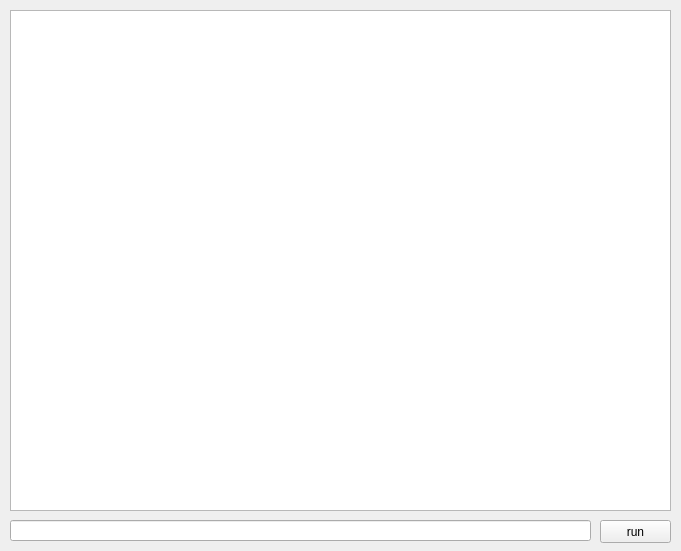
<?xml version="1.0" encoding="UTF-8"?>
<ui version="4.0">
 <class>OutPut</class>
 <widget class="QWidget" name="OutPut">
  <property name="geometry">
   <rect>
    <x>0</x>
    <y>0</y>
    <width>681</width>
    <height>551</height>
   </rect>
  </property>
  <property name="cursor">
   <cursorShape>IBeamCursor</cursorShape>
  </property>
  <property name="windowTitle">
   <string>Phsebot Console</string>
  </property>
  <property name="windowIcon">
   <iconset resource="../../image.qrc">
    <normaloff>:/q/Library/Images/creative_icon.png</normaloff>:/q/Library/Images/creative_icon.png</iconset>
  </property>
  <property name="toolTip">
   <string comment="Phsebot Conole" extracomment="Phsebot Conole"/>
  </property>
  <property name="statusTip">
   <string comment="Phsebot Conole" extracomment="Phsebot Conole"/>
  </property>
  <property name="whatsThis">
   <string comment="Phsebot Conole" extracomment="Phsebot Conole"/>
  </property>
  <property name="layoutDirection">
   <enum>Qt::LeftToRight</enum>
  </property>
  <widget class="QTextEdit" name="textEdit">
   <property name="geometry">
    <rect>
     <x>10</x>
     <y>10</y>
     <width>661</width>
     <height>501</height>
    </rect>
   </property>
  </widget>
  <widget class="QLineEdit" name="lineEdit">
   <property name="geometry">
    <rect>
     <x>10</x>
     <y>520</y>
     <width>581</width>
     <height>21</height>
    </rect>
   </property>
  </widget>
  <widget class="QPushButton" name="pushButton">
   <property name="geometry">
    <rect>
     <x>600</x>
     <y>520</y>
     <width>71</width>
     <height>23</height>
    </rect>
   </property>
   <property name="text">
    <string>run</string>
   </property>
  </widget>
 </widget>
 <resources>
  <include location="../../image.qrc"/>
 </resources>
 <connections/>
</ui>
